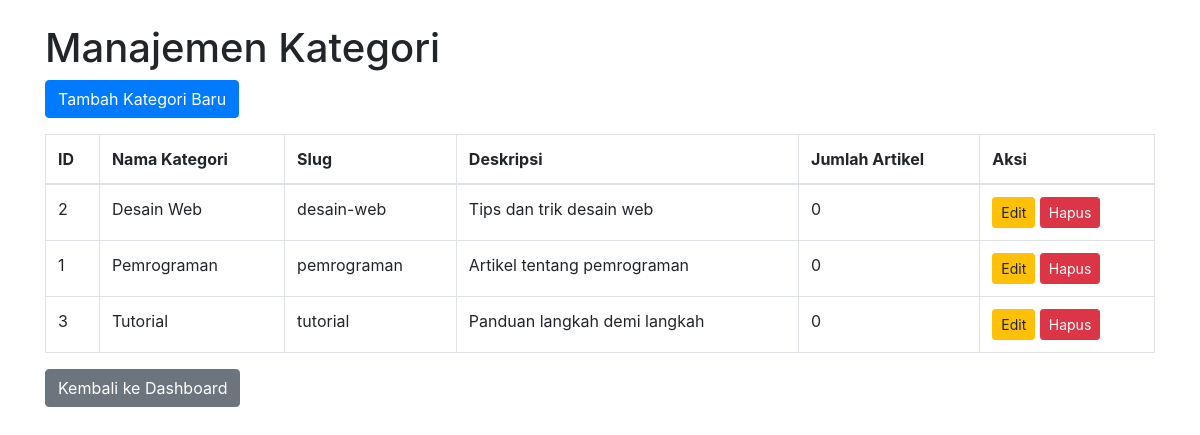
The app's page /tugas_uts/admin/kategori/index.php (signed in) with its own data.
### tables this page shows
CREATE TABLE `kategori` (
  `id` int(11) NOT NULL,
  `nama` varchar(100) NOT NULL,
  `slug` varchar(100) NOT NULL,
  `deskripsi` text DEFAULT NULL,
  `created_at` timestamp NOT NULL DEFAULT current_timestamp()
);

### tugas_uts/admin/kategori/index.php (the view, shortened to what this page needs)
<?php
require_once '../../config/database.php';
$sql = "SELECT k.*, COUNT(a.id) as jumlah_artikel
        FROM kategori k
        LEFT JOIN artikel a ON k.id = a.kategori_id
        GROUP BY k.id
        ORDER BY k.nama ASC";
$stmt = $pdo->query($sql);
$kategori = $stmt->fetchAll();
?>
<!DOCTYPE html>
<html lang="id">
<head>
    <link rel="stylesheet" href="https://stackpath.bootstrapcdn.com/bootstrap/4.5.2/css/bootstrap.min.css">
</head>
<body>
<div class="container mt-4">
    <h1>Manajemen Kategori</h1>
    <a href="tambah.php" class="btn btn-primary mb-3">Tambah Kategori Baru</a>
    <table class="table table-bordered">
        <thead>
            <tr>
                <th>ID</th>
                <th>Nama Kategori</th>
                <th>Slug</th>
                <th>Deskripsi</th>
                <th>Jumlah Artikel</th>
                <th>Aksi</th>
            </tr>
        </thead>
        <tbody>
            <?php foreach ($kategori as $kat): ?>
            <tr>
                <td><?= $kat['id'] ?></td>
                <td><?= htmlspecialchars($kat['nama']) ?></td>
                <td><?= htmlspecialchars($kat['slug']) ?></td>
                <td><?= htmlspecialchars($kat['deskripsi']) ?></td>
                <td><?= $kat['jumlah_artikel'] ?></td>
                <td>
                    <a href="edit.php?id=<?= $kat['id'] ?>" class="btn btn-sm btn-warning">Edit</a>
                    <a href="hapus.php?id=<?= $kat['id'] ?>" class="btn btn-sm btn-danger" onclick="return confirm('Yakin ingin menghapus kategori ini?')">Hapus</a>
                </td>
            </tr>
            <?php endforeach; ?>
        </tbody>
    </table>
    <a href="../dashboard.php" class="btn btn-secondary">Kembali ke Dashboard</a>
</div>
</body>
</html>

### records on screen
kategori: id "2", nama "Desain Web", slug "desain-web", deskripsi "Tips dan trik desain web", jumlah_artikel "0"
kategori: id "1", nama "Pemrograman", slug "pemrograman", deskripsi "Artikel tentang pemrograman", jumlah_artikel "0"
kategori: id "3", nama "Tutorial", slug "tutorial", deskripsi "Panduan langkah demi langkah", jumlah_artikel "0"
